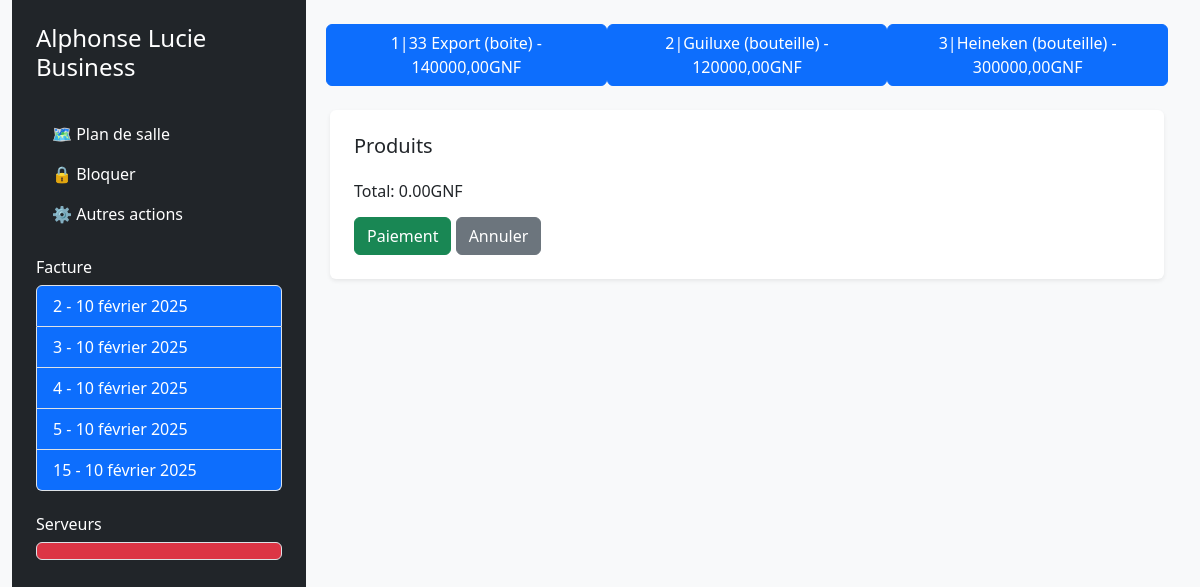
Screenshot of /invoice/rapid/start/ with the database file from the repository.
### home/models.py (models this page shows, shortened)
class GlobalSettings(models.Model):
    TYPE_CHOICES = [
        ('text', 'Texte'),
        ('image', 'Image'),
    ]
    key = models.CharField(max_length=255, unique=True)
    value_text = models.TextField(blank=True, null=True)  # Pour les textes
    value_image = models.ImageField(upload_to='settings/', blank=True, null=True)  # Pour les images
    type = models.CharField(max_length=10, choices=TYPE_CHOICES, default='text')

### RapidInvoice/models.py (models this page shows, shortened)
class RapidInvoice(models.Model):
    date = models.DateField(auto_now_add=True)
    total = models.DecimalField(max_digits=10, decimal_places=2)

### inventory/models.py (models this page shows, shortened)
class Inventory(models.Model):
    product = models.OneToOneField('product.Product', on_delete=models.CASCADE, verbose_name='Produit')
    quantity_row = models.PositiveIntegerField(verbose_name='Quantité brute', default=0)
    threshold = models.IntegerField(verbose_name='Seuil', default=0, blank=True)
    last_update = models.DateTimeField(auto_now=True)
    created_at = models.DateTimeField(auto_now_add=True)
    @property
    def is_below_threshold(self):
        return self.quantity_row < self.threshold
    class Meta:
        verbose_name = "Inventaire"
        verbose_name_plural = "Inventaires"
        ordering = ['product__name']

### product/models.py (models this page shows, shortened)
class Product(models.Model):
    CHOICE_TYPE = (
        ('bouteille', 'Bouteille'),
        ('boite', 'Cannette'),
        ('carton', 'Carton'),
    )
    image = models.ImageField(upload_to='settings/', blank=True, null=True)
    name = models.CharField(verbose_name="Nom", max_length=100)
    quantity_in = models.PositiveIntegerField(default=24, verbose_name="Quantité interne ")
    price = models.DecimalField(verbose_name="Prix", max_digits=10, decimal_places=2, validators=[MinValueValidator(min_value)])
    price_big_customer = models.DecimalField(verbose_name="Prix grossiste", max_digits=10, decimal_places=2, validators=[MinValueValidator(min_value)])
    alcoholic = models.BooleanField(verbose_name="Alcoolisé", default=False)
    recycling = models.BooleanField(verbose_name='Reciclable', default=False)
    type = models.CharField(verbose_name='Type', choices=CHOICE_TYPE, max_length=10, default='bottle')
    class Meta:
        ordering = ['name']
        verbose_name = "Produit"
        verbose_name_plural = "Produits"
    def __str__(self):
        return f'{self.name} ({self.type})'

### RapidInvoice/views.py (the view)
# urls.py: path('start/', start_rapid_invoice, name='start_rapid_invoice'),
def start_rapid_invoice(request):
    inventorie = Inventory.objects.filter(quantity_row__gt=0)
    rapid_invoice = RapidInvoice.objects.all()[:5]
    context = {'inventorie': inventorie, 'rapid_invoice': rapid_invoice}
    return render(request, 'start_creation_invoice.html', context)

### home/context_processors.py (called while the page is built)
def global_settings(request):
    return {
        'company_name': get_global_setting('company_name', 'Default Company Name'),
        'company_logo': get_global_setting('company_logo', 'default_logo.png'),
        'company_phone': get_global_setting('company_phone', '0000000000'),
        'currency': get_global_setting('currency', 'EUR'),
    }

### home/utils.py (called while the page is built)
def get_global_setting(key, default=None):
    cache_key = f"global_setting_{key}"
    value = cache.get(cache_key)
    if value is None:
        try:
            value = GlobalSettings.objects.get(key=key).value_text if GlobalSettings.objects.get(key=key).type == 'text' else GlobalSettings.objects.get(key=key).value_image.url
            cache.set(cache_key, value, timeout=None)  # Cache persistant
        except GlobalSettings.DoesNotExist:
            value = default  # Valeur par défaut si la clé n'existe pas
    return value

### RapidInvoice/Templates/start_creation_invoice.html (shortened to what this page needs)
<!DOCTYPE html>
<html lang="fr">
<head>
    <link href="https://cdn.jsdelivr.net/npm/bootstrap@5.3.0/dist/css/bootstrap.min.css" rel="stylesheet">
</head>
<body class="bg-light">
    <div class="container-fluid vh-100 d-flex">
        <div class="col-md-3 bg-dark text-white p-4 d-flex flex-column">
            <h1 class="h4">{{ company_name }}</h1>
            <nav class="mt-4">
                <ul class="nav flex-column">
                    <li class="nav-item"><a href="#" class="nav-link text-white">🗺️ Plan de salle</a></li>
                    <li class="nav-item"><a href="#" class="nav-link text-white">🔒 Bloquer</a></li>
                    <li class="nav-item"><a href="#" class="nav-link text-white">⚙️ Autres actions</a></li>
                </ul>
            </nav>
            <h2 class="mt-4 h6">Facture</h2>
            <ul class="list-group">
                {% for invoice in rapid_invoice %}
                <li class="list-group-item bg-primary text-white">{{ invoice.id }} - {{ invoice.date }}</li>
                {% endfor %}
            </ul>
            <h2 class="mt-4 h6">Serveurs</h2>
            <ul class="list-group">
                <li class="list-group-item bg-danger text-white">{{ user.username }}</li>
            </ul>
        </div>
        <div class="col-md-9 p-4">
            <div class="row g-2" id="product-buttons">
                {% for inventory in inventorie %}
                <button class="col btn btn-{% if inventory.is_below_threshold %}warning{% else %}primary{% endif %}" data-name="{{ inventory.id }}|{{ inventory.product }}" data-price="{{ inventory.product.price }}" data-discount-price="{{ inventory.product.discount_price }}">
                    {{ inventory.id }}|{{ inventory.product }} - {{ inventory.product.price }}{{ currency|default:'€' }}
                </button>
                {% endfor %}
            </div>
            <div class="mt-4 bg-white p-4 shadow-sm rounded">
                <h2 class="h5">Produits</h2>
                <form method="POST" action="{% url "enter_data" %}">
                    <h3 class="h6 mt-3">Total: <span id="total">0.00{{ currency|default:'€' }}</span></h3>
                    <button type="submit" class="btn btn-success mt-2">Paiement</button>
                    <a href="{% url "home" %}" class="btn btn-secondary mt-2">Annuler</a>
                </form>
            </div>
        </div>
    </div>
</body>
</html>

### rows the page displays
GlobalSettings: value_text "Alphonse Lucie Business"
RapidInvoice: id "2", date "10 février 2025"
RapidInvoice: id "3", date "10 février 2025"
RapidInvoice: id "4", date "10 février 2025"
RapidInvoice: id "5", date "10 février 2025"
RapidInvoice: id "15", date "10 février 2025"
Inventory: id "1", product "33 Export (boite)", product.price "140000,00"
GlobalSettings: value_text "GNF"
Inventory: id "2", product "Guiluxe (bouteille)", product.price "120000,00"
Inventory: id "3", product "Heineken (bouteille)", product.price "300000,00"
